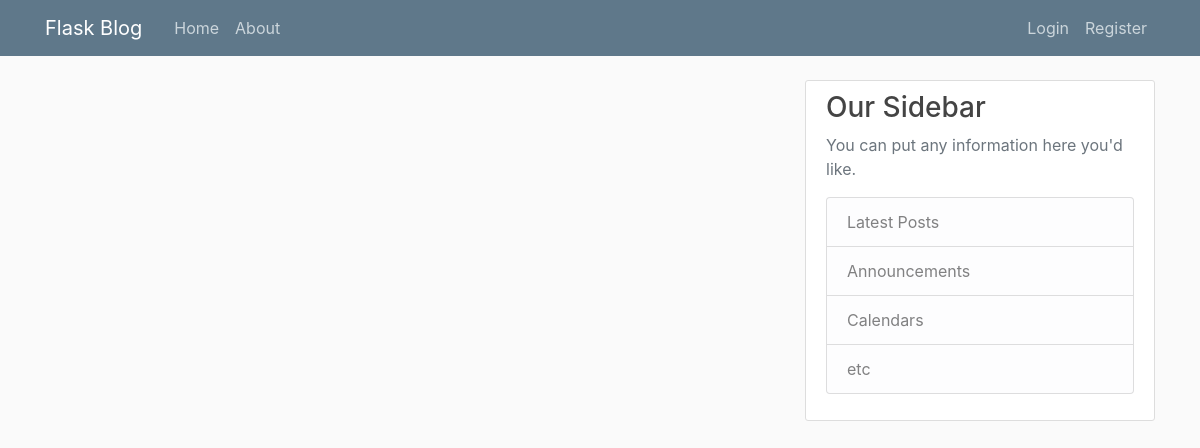
The app's page /home, older data.
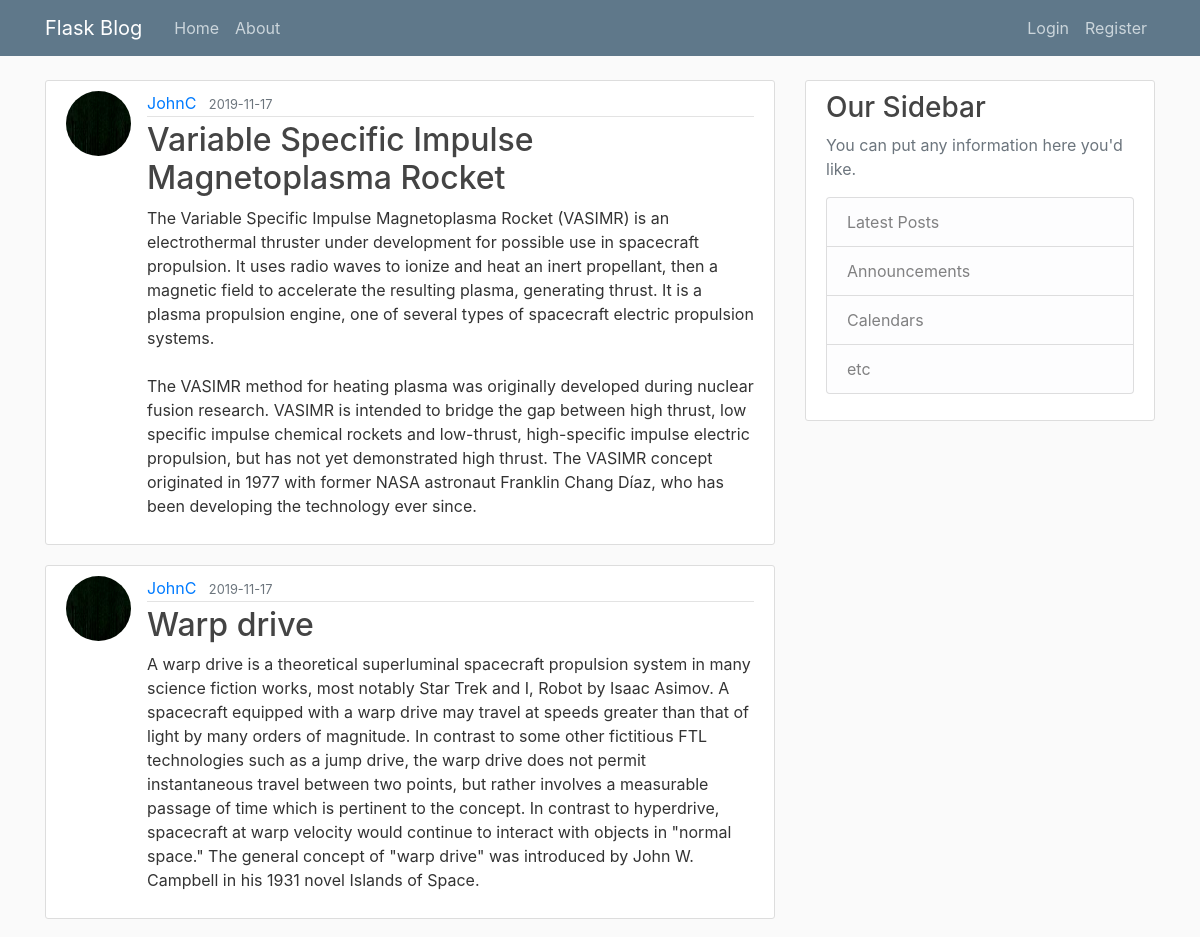
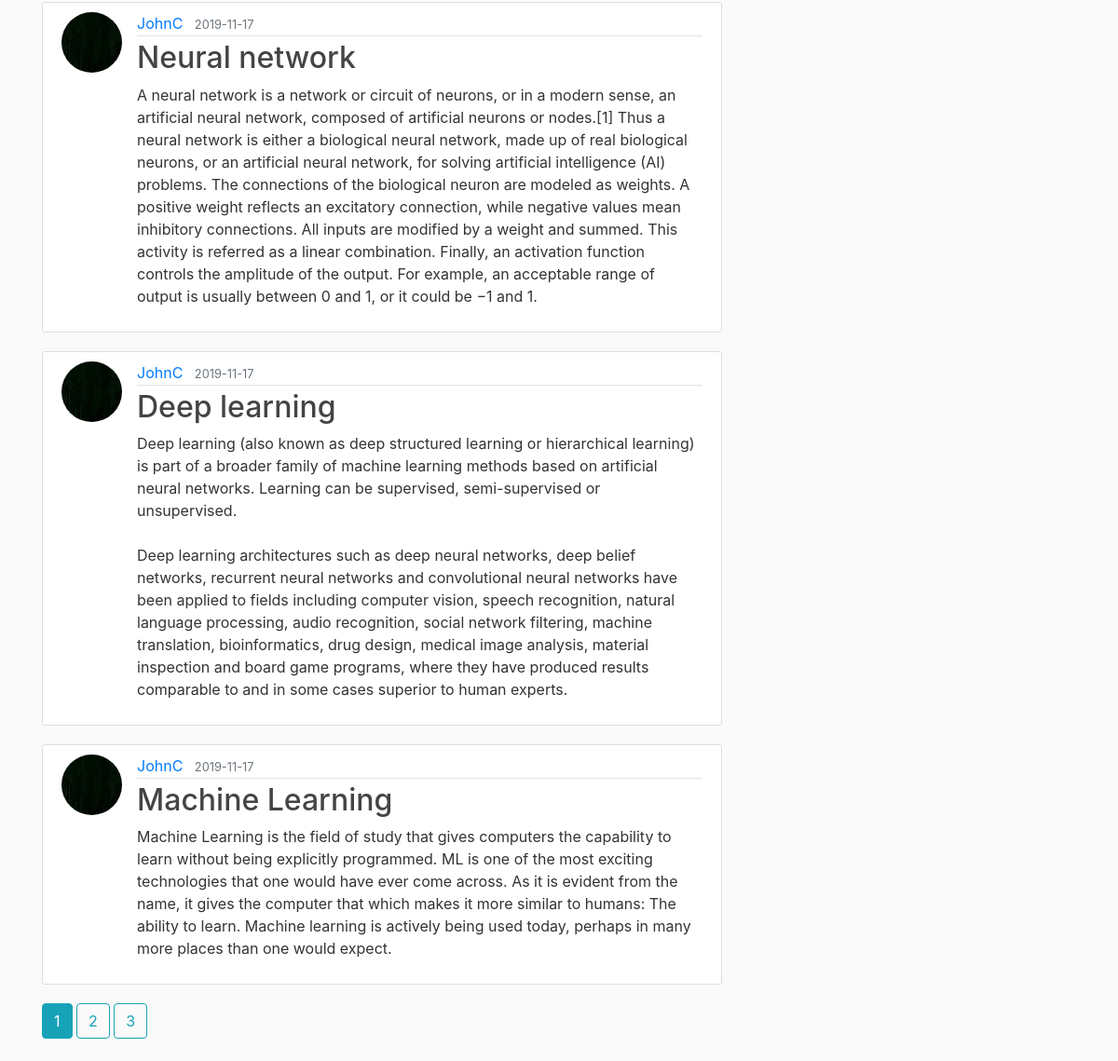
The same page, newer data (2 pictures, top to bottom).
### flaskblog/models.py (models this page shows, shortened)
class Post(db.Model):
    id = db.Column(db.Integer, primary_key=True)
    title = db.Column(db.String(100), nullable=False)
    date_posted = db.Column(db.DateTime, nullable=False, default=datetime.utcnow)
    content = db.Column(db.Text, nullable=False)
    user_id= db.Column(db.Integer, db.ForeignKey('user.id'), nullable=False)

class User(db.Model, UserMixin):
    id = db.Column(db.Integer, primary_key=True)
    username = db.Column(db.String(20), unique=True, nullable=False)
    email = db.Column(db.String(120), unique=True, nullable=False)
    image_file = db.Column(db.String(20), nullable=False, default='default.jpg')
    password = db.Column(db.String(60), nullable=False)
    posts = db.relationship('Post', backref='author', lazy=True)

### flaskblog/routes.py (the view)
@app.route("/")
@app.route("/home")
def home():
    page = request.args.get('page', 1, type=int)
    posts = Post.query.order_by(Post.date_posted.desc()).paginate(page=page, per_page=5)
    return render_template("home.html", posts=posts)

### flaskblog/templates/home.html
{% extends "layout.html" %}
{% block content %}
{% for post in posts.items %}
<article class="media content-section">
    <img class="rounded-circle article-img" src="{{ url_for('static', filename='profile_pics/' + post.author.image_file) }}">
    <div class="media-body">
        <div class="article-metadata">
            <a class="mr-2" href="{{ url_for('user_posts', username=post.author.username) }}">{{ post.author.username }}</a>
            <small class="text-muted">{{ post.date_posted.strftime('%Y-%m-%d') }}</small>
        </div>
        <h2><a class="article-title" href="{{ url_for('post', post_id=post.id) }}">{{ post.title }}</a></h2>
        <p class="article-content">{{ post.content }}</p>
    </div>
</article>
{% endfor %}
{% for page_num in posts.iter_pages(left_edge=1, right_edge=1, left_current=1, right_current=2) %}
    {% if page_num %}
        {% if posts.page == page_num %}
            <a class="btn btn-info mb-4" href="{{ url_for('home', page=page_num) }}"> {{ page_num }} </a>
        {% else %}
        <a class="btn btn-outline-info mb-4" href="{{ url_for('home', page=page_num) }}"> {{ page_num }} </a>
        {% endif %}
    {% else %}
        ...
    {% endif %}
{% endfor %}
{% endblock content %}

### flaskblog/templates/layout.html (shortened to what this page needs)
<!DOCTYPE html>
<html>
<head>
    <link rel="stylesheet" href="https://stackpath.bootstrapcdn.com/bootstrap/4.3.1/css/bootstrap.min.css"
>
    <link rel="stylesheet" type="text/css" href="{{ url_for('static', filename='main.css') }}">
</head>
<body>
    <header class="site-header">
        <nav class="navbar navbar-expand-md navbar-dark bg-steel fixed-top">
            <div class="container">
                <a class="navbar-brand mr-4" href="/">Flask Blog</a>
                <div class="collapse navbar-collapse" id="navbarToggle">
                    <div class="navbar-nav mr-auto">
                        <a class="nav-item nav-link" href="{{ url_for('home') }}">Home</a>
                        <a class="nav-item nav-link" href="{{ url_for('about') }}">About</a>
                    </div>
                    <div class="navbar-nav">
                        {% if current_user.is_authenticated %}
                            <a class="nav-item nav-link" href="{{ url_for('new_post') }}">New Post</a>
                            <a class="nav-item nav-link" href="{{ url_for('account') }}">Account</a>
                            <a class="nav-item nav-link" href="{{ url_for('logout') }}">Logout</a>
                        {% else %}
                            <a class="nav-item nav-link" href="{{ url_for('login') }}">Login</a>
                            <a class="nav-item nav-link" href="{{ url_for('register') }}">Register</a>
                        {% endif %}
                    </div>
                </div>
            </div>
        </nav>
    </header>
    <main role="main" class="container">
        <div class="row">
            <div class="col-md-8">
                {% block content %}{% endblock %}
            </div>
            <div class="col-md-4">
                <div class="content-section">
                    <h3>Our Sidebar</h3>
                    <p class='text-muted'>You can put any information here you'd like.
                        <ul class="list-group">
                            <li class="list-group-item list-group-item-light">Latest Posts</li>
                            <li class="list-group-item list-group-item-light">Announcements</li>
                            <li class="list-group-item list-group-item-light">Calendars</li>
                            <li class="list-group-item list-group-item-light">etc</li>
                        </ul>
                    </p>
                </div>
            </div>
        </div>
    </main>
</body>
</html>

### flaskblog/static/main.css (style rules this page uses)
body { background: #fafafa; color: #333333; margin-top: 5rem; }
h1, h2, h3, h4, h5, h6 { color: #444444; }
.bg-steel { background-color: #5f788a; }
.site-header .navbar-nav .nav-link { color: #cbd5db; }
.content-section { background: #ffffff; padding: 10px 20px; border: 1px solid #dddddd; border-radius: 3px; margin-bottom: 20px; }
.article-title { color: #444444; }
.article-content { white-space: pre-line; }
.article-img { height: 65px; width: 65px; margin-right: 16px; }
.article-metadata { padding-bottom: 1px; margin-bottom: 4px; border-bottom: 1px solid #e3e3e3 }

Row changes from the older to the newer data that the page shows:
added Post: image_file (picture), author.username "JohnC", date_posted "2019-11-17", title "Variable Specific Impulse Magnetoplasma Rocket", content "The Variable Specific Impulse Magnetoplasma Rocket (VASIMR) is an electrothermal thruster under development for possible use in spacecraft propulsion. It uses radio waves to ionize and heat an inert propellant, then a magnetic field to accelerate the resulting plasma, generating thrust. It is a plasma propulsion engine, one of several types of spacecraft electric propulsion systems. The VASIMR method for heating plasma was originally developed during nuclear fusion research. VASIMR is intended to bridge the gap between high thrust, low specific impulse chemical rockets and low-thrust, high-specific impulse electric propulsion, but has not yet demonstrated high thrust. The VASIMR concept…"
added Post: image_file (picture), author.username "JohnC", date_posted "2019-11-17", title "Warp drive", content "A warp drive is a theoretical superluminal spacecraft propulsion system in many science fiction works, most notably Star Trek and I, Robot by Isaac Asimov. A spacecraft equipped with a warp drive may travel at speeds greater than that of light by many orders of magnitude. In contrast to some other fictitious FTL technologies such as a jump drive, the warp drive does not permit instantaneous travel between two points, but rather involves a measurable passage of time which is pertinent to the concept. In contrast to hyperdrive, spacecraft at warp velocity would continue to interact with objects in \"normal space.\" The general concept of \"warp drive\" was introduced by John W. Campbell in his…"
added Post: image_file (picture), author.username "JohnC", date_posted "2019-11-17", title "Neural network", content "A neural network is a network or circuit of neurons, or in a modern sense, an artificial neural network, composed of artificial neurons or nodes.[1] Thus a neural network is either a biological neural network, made up of real biological neurons, or an artificial neural network, for solving artificial intelligence (AI) problems. The connections of the biological neuron are modeled as weights. A positive weight reflects an excitatory connection, while negative values mean inhibitory connections. All inputs are modified by a weight and summed. This activity is referred as a linear combination. Finally, an activation function controls the amplitude of the output. For example, an acceptable…"
added Post: image_file (picture), author.username "JohnC", date_posted "2019-11-17", title "Deep learning", content "Deep learning (also known as deep structured learning or hierarchical learning) is part of a broader family of machine learning methods based on artificial neural networks. Learning can be supervised, semi-supervised or unsupervised. Deep learning architectures such as deep neural networks, deep belief networks, recurrent neural networks and convolutional neural networks have been applied to fields including computer vision, speech recognition, natural language processing, audio recognition, social network filtering, machine translation, bioinformatics, drug design, medical image analysis, material inspection and board game programs, where they have produced results comparable to and in…"
added Post: image_file (picture), author.username "JohnC", date_posted "2019-11-17", title "Machine Learning", content "Machine Learning is the field of study that gives computers the capability to learn without being explicitly programmed. ML is one of the most exciting technologies that one would have ever come across. As it is evident from the name, it gives the computer that which makes it more similar to humans: The ability to learn. Machine learning is actively being used today, perhaps in many more places than one would expect."
Text that changed along with them:
new list line: "1"
new list line: "2"
new list line: "3"
